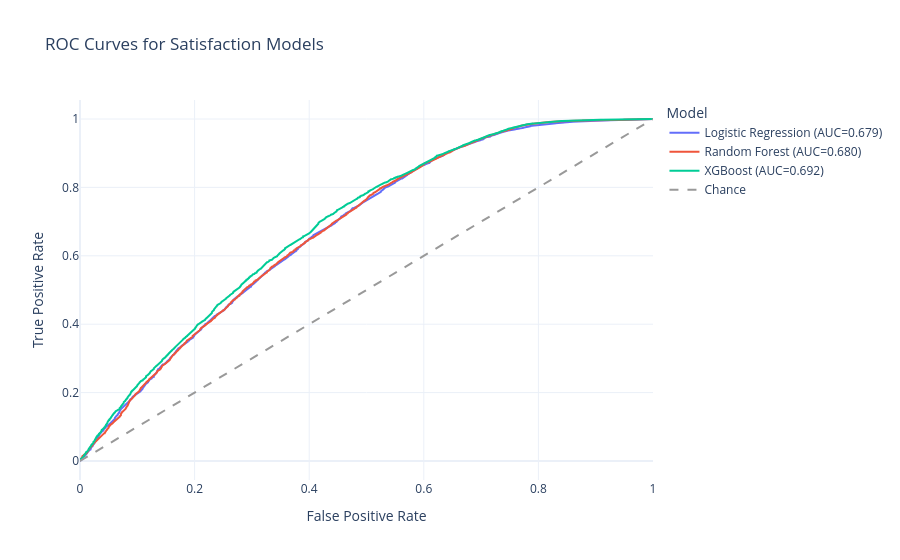

Source (notebook cell):
### Markdown cell above
### src-Powered ML Workflow (Training, Metrics, and ROC)

Reusable src functions make experiments easier to compare, reproduce, and maintain.

### Code cell
numeric_features = get_numeric_feature_set(feature_scope="post_delivery")

ml_results = run_full_ml_workflow(
    df=df_clean,
    numeric_features=numeric_features,
    feature_scope="post_delivery",
    n_clusters=4,
    compute_shap=True,
    random_state=42,
)

MODEL_DIR = project_root / "outputs" / "model"
saved_model_artifacts = save_model_artifacts(ml_results, output_dir=MODEL_DIR)

print("--- Model Metrics (sorted by low-satisfaction performance) ---")
display(ml_results["metrics"])

print("\n--- Top At-Risk Orders/Customers ---")
display(
    ml_results["risk_table"][
        [
            "scoring_model",
            "predicted_risk_band",
            "predicted_low_probability",
            "predicted_high_probability",
            "decision_threshold",
        ]
    ].head(10)
)

print("\nSaved model artifacts:")
display(
    pd.DataFrame(
        {
            "artifact": list(saved_model_artifacts.keys()),
            "path": list(saved_model_artifacts.values()),
        }
    )
)

if ml_results["roc_figure"] is not None:
    ml_results["roc_figure"].show()

### Figure 1 — Plotly figure (JSON) as saved in the notebook; plotly's stock layout.template omitted (floating-point values rounded to 4 significant figures; data arrays with more than 128 entries replaced by an {"elided": "..."} marker saying what was removed)
{"data": [{"mode": "lines", "name": "Logistic Regression (AUC=0.679)", "type": "scatter", "x": {"elided": "5571 float values"}, "y": {"elided": "5571 float values"}}, {"mode": "lines", "name": "Random Forest (AUC=0.680)", "type": "scatter", "x": {"elided": "5478 float values"}, "y": {"elided": "5478 float values"}}, {"mode": "lines", "name": "XGBoost (AUC=0.692)", "type": "scatter", "x": {"elided": "5519 float values"}, "y": {"elided": "5519 float values"}}, {"line": {"color": "#999999", "dash": "dash"}, "mode": "lines", "name": "Chance", "type": "scatter", "x": [0, 1], "y": [0, 1]}], "layout": {"legend": {"title": {"text": "Model"}}, "title": {"text": "ROC Curves for Satisfaction Models"}, "xaxis": {"title": {"text": "False Positive Rate"}}, "yaxis": {"title": {"text": "True Positive Rate"}}}}
